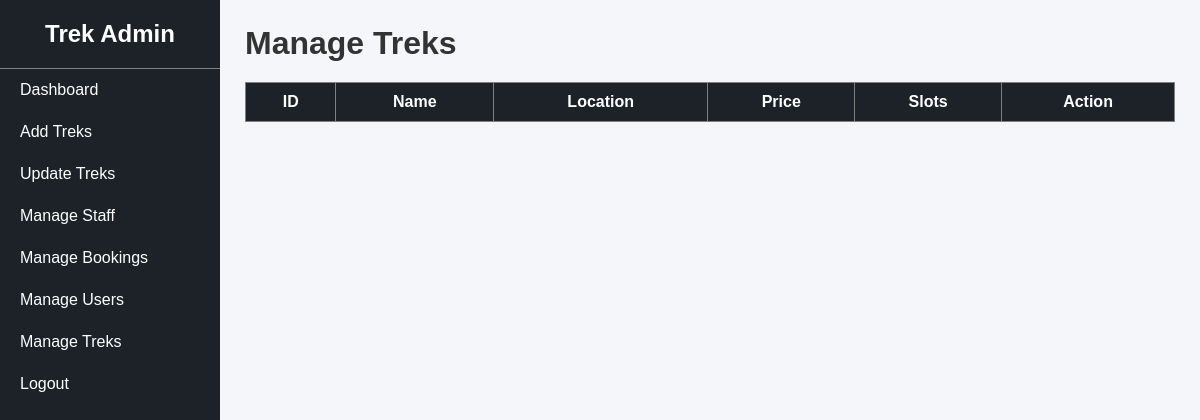
Page /manage_treks (signed in) on the earlier database version.
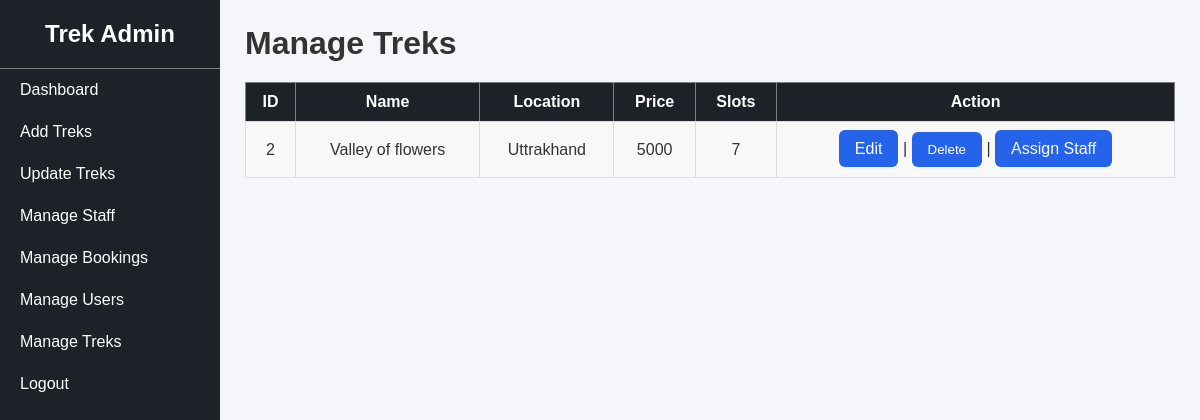
Same page on the later database version.
### tables this page shows
CREATE TABLE treks(
                 id INTEGER PRIMARY KEY AUTOINCREMENT,
                 name TEXT NOT NULL,
                 location TEXT NOT NULL,
                 price INTEGER NOT NULL,
                 slots INTEGER NOT NULL,
                 difficulty TEXT NOT NULL,
                 duration INTEGER NOT NULL,
                 status TEXT NOT NULL DEFAULT 'Open',
                 assigned_staffID INTEGER NOT NULL,
                 start_date DATE ,
                 end_date DATE ,
                 description TEXT ,
                 FOREIGN KEY (assigned_staffID) REFERENCES staff(id)
                 );

### app.py (the view)
@app.route("/manage_treks")
def manage_treks():
    if "user" not in session or session["user"]!="admin":
        return redirect("/login")
    conn=get_db_connnection()
    treks=conn.execute("""

    SELECT *

    FROM treks

    """).fetchall()
    conn.close()
    return render_template("manage_treks.html",treks=treks)

### app.py (called while the page is built)
def get_db_connnection():
    conn = sqlite3.connect("database.db")
    conn.row_factory =sqlite3.Row
    return conn

### templates/manage_treks.html
{% extends "admin_base.html" %}
{% block content %}
<h1>Manage Treks</h1>
<table border="1">
<tr>
    <th>ID</th>
    <th>Name</th>
    <th>Location</th>
    <th>Price</th>
    <th>Slots</th>
    <th>Action</th>
</tr>
{% for trek in treks %}
<tr>
<td>{{trek["id"]}}</td>
<td>{{trek["name"]}}</td>
<td>{{trek["location"]}}</td>
<td>{{trek["price"]}}</td>
<td>{{trek["slots"]}}</td>
<td>
<a href="/update_trek/{{trek['id']}}" class="sbtn">Edit</a>
|
<form
action="/delete_trek/{{trek['id']}}"
method="POST"
style="display:inline;">
<button class="sbtn">Delete</button>
</form>
|
<a href="/assign_staff/{{trek['id']}}" class="sbtn">Assign Staff</a>
</td>
</tr>
{% endfor %}
</table>
{% endblock %}

Differences in the rows shown:
added treks: id "2", name "Valley of flowers", location "Uttrakhand", price "5000", slots "7"
